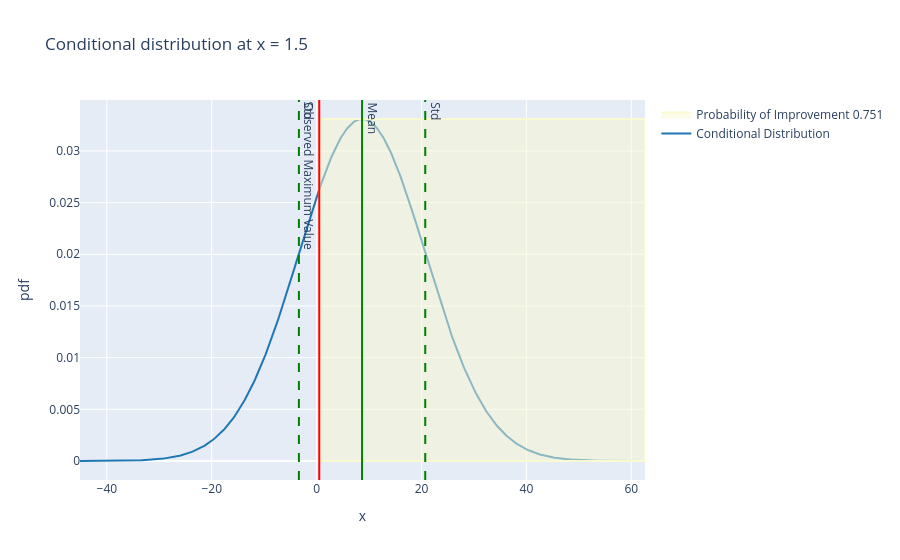
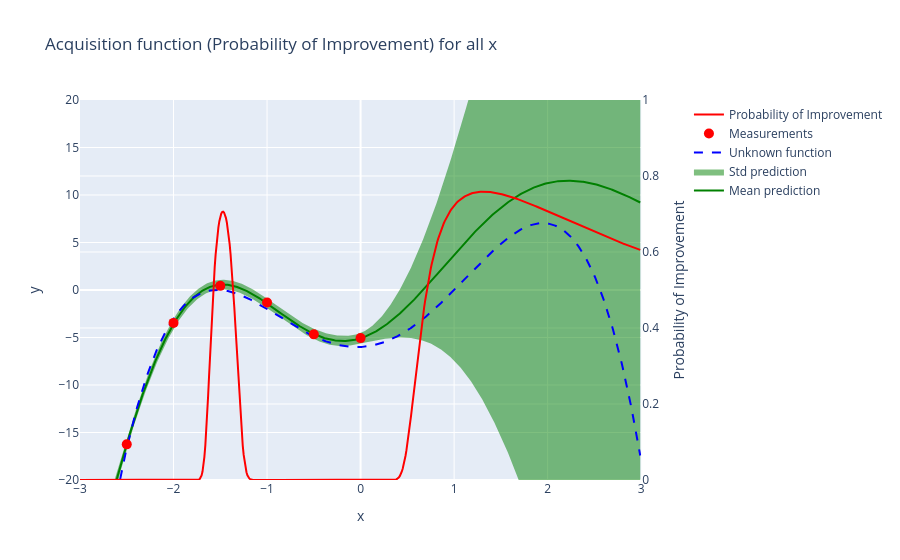

These figures' notebook cell, in order:
### Markdown cell above
### Compute acquisition for all x

Now we compute the acquisition function for all x values

### Code cell
XNEW = 1.5
plot_prob_improvement_1point(f, domain, countedomain, YPOINTS, EPS, XNEW, gp_model)
plot_prob_improvemnet(f, domain, countedomain, y_pred, XPOINTS, YPOINTS)

### Figure 1 — Plotly figure (JSON) as saved in the notebook; plotly's stock layout.template omitted (floating-point values rounded to 4 significant figures; data arrays with more than 128 entries replaced by an {"elided": "..."} marker saying what was removed)
{"data": [{"legendgroup": "Conditional Distribution", "marker": {"color": "rgb(31, 119, 180)"}, "mode": "lines", "name": "Conditional Distribution", "showlegend": true, "type": "scatter", "x": {"elided": "500 float values"}, "xaxis": "x", "y": {"elided": "500 float values"}, "yaxis": "y"}, {"fill": "toself", "line": {"color": "lightgoldenrodyellow"}, "mode": "lines", "name": "Probability of Improvement 0.751", "type": "scatter", "x": [0.5, 0.5, 62.61, 62.61, 0.5], "y": [0, 0.03309, 0.03309, 0, 0]}], "layout": {"annotations": [{"showarrow": false, "text": "Mean", "textangle": 90, "x": 8.662, "xanchor": "left", "xref": "x", "y": 1, "yanchor": "top", "yref": "y domain"}, {"showarrow": false, "text": "Std", "textangle": 90, "x": 20.71, "xanchor": "left", "xref": "x", "y": 1, "yanchor": "top", "yref": "y domain"}, {"showarrow": false, "text": "Std", "textangle": 90, "x": -3.381, "xanchor": "left", "xref": "x", "y": 1, "yanchor": "top", "yref": "y domain"}, {"showarrow": false, "text": "Observed Maximum Value", "textangle": 90, "x": 0.5, "xanchor": "right", "xref": "x", "y": 1, "yanchor": "top", "yref": "y domain"}], "barmode": "overlay", "hovermode": "closest", "legend": {"traceorder": "reversed"}, "shapes": [{"line": {"color": "green"}, "type": "line", "x0": 8.662, "x1": 8.662, "xref": "x", "y0": 0, "y1": 1, "yref": "y domain"}, {"line": {"color": "green", "dash": "dash"}, "type": "line", "x0": 20.71, "x1": 20.71, "xref": "x", "y0": 0, "y1": 1, "yref": "y domain"}, {"line": {"color": "green", "dash": "dash"}, "type": "line", "x0": -3.381, "x1": -3.381, "xref": "x", "y0": 0, "y1": 1, "yref": "y domain"}, {"line": {"color": "red"}, "type": "line", "x0": 0.5, "x1": 0.5, "xref": "x", "y0": 0, "y1": 1, "yref": "y domain"}], "showlegend": true, "title": {"text": "Conditional distribution at x = 1.5"}, "xaxis": {"anchor": "y2", "domain": [0, 1], "title": {"text": "x"}, "zeroline": false}, "yaxis": {"anchor": "free", "domain": [0, 1], "position": 0, "title": {"text": "pdf"}}}}

### Figure 2 — Plotly figure (JSON) as saved in the notebook; plotly's stock layout.template omitted (floating-point values rounded to 4 significant figures; data arrays with more than 128 entries replaced by an {"elided": "..."} marker saying what was removed)
{"data": [{"line": {"color": "green", "width": 2}, "mode": "lines", "name": "Mean prediction", "type": "scatter", "x": {"elided": "600 float values"}, "y": {"elided": "600 float values"}}, {"line": {"color": "green", "width": 0}, "mode": "lines", "showlegend": false, "type": "scatter", "x": {"elided": "600 float values"}, "y": {"elided": "600 float values"}}, {"fill": "tonexty", "line": {"color": "green", "width": 0}, "mode": "lines", "name": "Std prediction", "type": "scatter", "x": {"elided": "600 float values"}, "y": {"elided": "600 float values"}}, {"line": {"color": "blue", "dash": "dash"}, "mode": "lines", "name": "Unknown function", "type": "scatter", "x": {"elided": "600 float values"}, "y": {"elided": "600 float values"}}, {"marker": {"color": "red", "size": 10}, "mode": "markers", "name": "Measurements", "type": "scatter", "x": [-2.5, -2.0, -1.5, -1.0, -0.5, 0.0], "y": [-16.25, -3.461, 0.4348, -1.322, -4.668, -5.062]}, {"line": {"color": "red"}, "mode": "lines", "name": "Probability of Improvement", "type": "scatter", "x": {"elided": "600 float values"}, "xaxis": "x", "y": {"elided": "600 float values"}, "yaxis": "y2"}], "layout": {"title": {"text": "Acquisition function (Probability of Improvement) for all x"}, "xaxis": {"anchor": "y", "domain": [0, 0.94], "range": [-3, 3], "title": {"text": "x"}}, "yaxis": {"anchor": "x", "domain": [0, 1], "range": [-20, 20], "title": {"text": "y"}}, "yaxis2": {"anchor": "x", "overlaying": "y", "range": [0, 1], "side": "right", "title": {"text": "Probability of Improvement"}}}}
